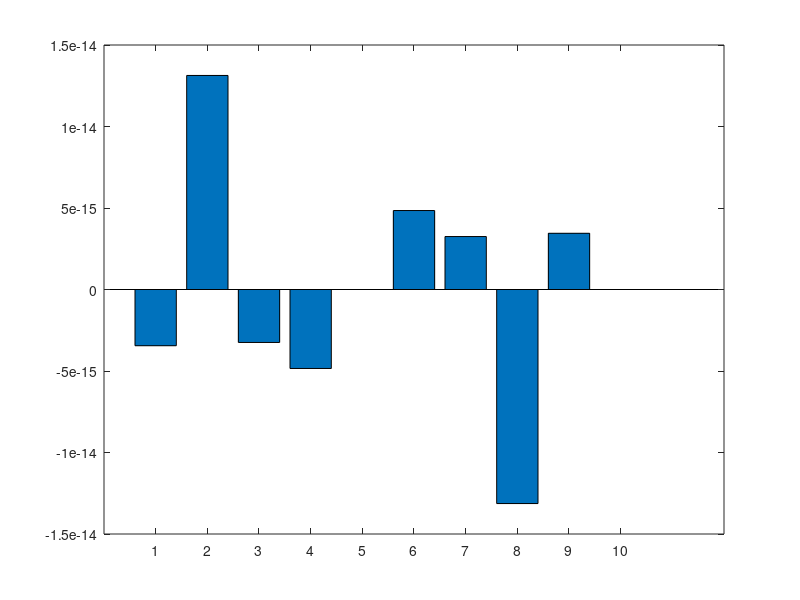

MATLAB code to generate this figure:
1;

global f =   [1 2 3 4 5 6 7 8 9 10];
global phi = [0 0 0 0 0 0 0 0 0 0];
function y = senal(t,f,phi)
    y = zeros(length(f), length(t));
    for i=1:length(f)
        y(i,:) = sin(2*pi*f(i)*t + phi(i));
    end
endfunction


function [combinacion,senales] = combinacion_lineal(t, alfa)
    global f;
    global phi;
    senales = senal(t, f, phi);
    combinacion = zeros(length(t),1);
    for i=1:length(t)
        suma = 0;
        for j=1:length(alfa)
            suma = suma+senales(j,i);
        end
        combinacion(i) = suma;
    end

endfunction

t0 = -1;
dt = 0.1;
tn = 1;

t = t0:dt:tn-dt;

alfa = rand(10,1);
[combinacion, senales] = combinacion_lineal(t, alfa);
%plot(t, combinacion);
%pause;
grafico_barras = zeros(length(f),1);
for i=1:length(f)
    grafico_barras(i) = dot(combinacion(:),senales(i,:));
end

bar(grafico_barras);

